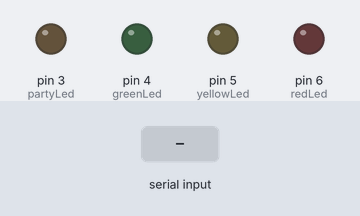
Bench run of a sketch on a simulated Arduino Uno, built with avr-gcc and run on an emulated ATmega328P. Shown: output pins drawn as LEDs (lit = HIGH). Dashed ring = blinking. The inputs (shaded band) are chosen by the test bench.

Above: at 1.2 s.
1.3 s: "NUM:90\n" received over Serial
At 1.72 s:
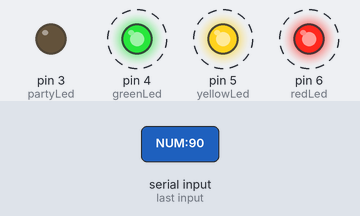
Timing chart, 0 to 10.3 s (numbered marks = the images above; inputs shaded):
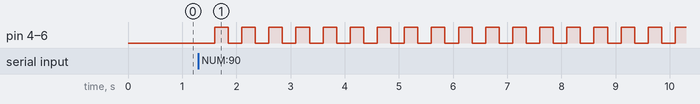

The sketch:

controller.ino
```cpp
int redLed = 6;
int yellowLed = 5;
int greenLed = 4;
int partyLed = 3;

void setup() {
  // put your setup code here, to run once:
  Serial.begin(9600);
  pinMode(redLed, OUTPUT);
  pinMode(yellowLed, OUTPUT);
  pinMode(greenLed, OUTPUT);
  pinMode(partyLed, OUTPUT);
}

void loop() {
  // put your main code here, to run repeatedly:
  if (Serial.available() > 0) {
    String message = Serial.readStringUntil('\n');  // lee los datos que entran pero hasta que encuentre un salto de línea.
    if (message.equals("RED")) {
      digitalWrite(redLed, HIGH);
      digitalWrite(yellowLed, LOW);
      digitalWrite(greenLed, LOW);
      digitalWrite(partyLed, LOW);

    } else if (message.equals("YELLOW")) {
      digitalWrite(yellowLed, HIGH);
      digitalWrite(redLed, LOW);
      digitalWrite(greenLed, LOW);
      digitalWrite(partyLed, LOW);

    } else if (message.equals("GREEN")) {
      digitalWrite(greenLed, HIGH);
      digitalWrite(redLed, LOW);
      digitalWrite(yellowLed, LOW);
      digitalWrite(partyLed, LOW);

    } else if (message.equals("PARTY")) {
      digitalWrite(partyLed, HIGH);
      digitalWrite(greenLed, LOW);
      digitalWrite(redLed, LOW);
      digitalWrite(yellowLed, LOW);
    } else if (message.startsWith("NUM:")) {
    int number = message.substring(4).toInt(); // Quitar ellll string y dejar solo el num
        digitalWrite(redLed, LOW);
        digitalWrite(yellowLed, LOW);
        digitalWrite(greenLed, LOW);
        delay(200);
    for (int i = 0; i < number; i++) {
        digitalWrite(redLed, HIGH);
        digitalWrite(yellowLed, HIGH);
        digitalWrite(greenLed, HIGH);

        delay(250);

        digitalWrite(redLed, LOW);
        digitalWrite(yellowLed, LOW);
        digitalWrite(greenLed, LOW);

        delay(250);
    }
    }
}
  delay(100);
}
```

Measured:
- after the input at 1.3 s, pin 4 (greenLed), pin 5 (yellowLed), pin 6 (redLed): alternates HIGH for 0.25 s and LOW for 0.25 s, starting after 0.30 s
